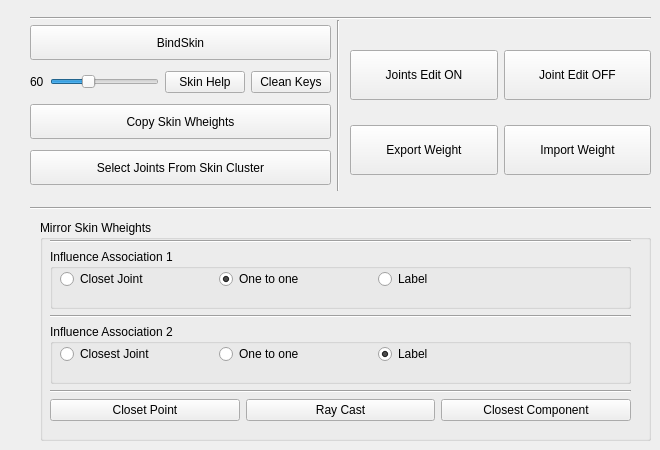
     <widget class="QWidget" name="SkinningTab">
      <attribute name="title">
       <string>Skinning Tools</string>
      </attribute>
      <widget class="QWidget" name="verticalLayoutWidget">
       <property name="geometry">
        <rect>
         <x>30</x>
         <y>20</y>
         <width>301</width>
         <height>174</height>
        </rect>
       </property>
       <layout class="QVBoxLayout" name="verticalLayout_14">
        <item>
         <widget class="QPushButton" name="BindSkinBtn">
          <property name="enabled">
           <bool>true</bool>
          </property>
          <property name="minimumSize">
           <size>
            <width>0</width>
            <height>35</height>
           </size>
          </property>
          <property name="text">
           <string>BindSkin</string>
          </property>
         </widget>
        </item>
        <item>
         <layout class="QHBoxLayout" name="horizontalLayout_25">
          <item>
           <widget class="QLabel" name="label_20">
            <property name="text">
             <string>60</string>
            </property>
           </widget>
          </item>
          <item>
           <widget class="QSlider" name="SkinHelpSlider">
            <property name="minimum">
             <number>1</number>
            </property>
            <property name="maximum">
             <number>180</number>
            </property>
            <property name="value">
             <number>60</number>
            </property>
            <property name="orientation">
             <enum>Qt::Horizontal</enum>
            </property>
           </widget>
          </item>
          <item>
           <widget class="QPushButton" name="SkinHelpButton">
            <property name="text">
             <string>Skin Help</string>
            </property>
           </widget>
          </item>
          <item>
           <widget class="QPushButton" name="CleanKeysBtn">
            <property name="text">
             <string>Clean Keys</string>
            </property>
           </widget>
          </item>
         </layout>
        </item>
        <item>
         <widget class="QPushButton" name="copyButton">
          <property name="enabled">
           <bool>true</bool>
          </property>
          <property name="minimumSize">
           <size>
            <width>0</width>
            <height>35</height>
           </size>
          </property>
          <property name="text">
           <string>Copy Skin Wheights</string>
          </property>
          <property name="icon">
           <iconset resource="Resources/iconResources.qrc">
            <normaloff>:/icon/Copy.png</normaloff>:/icon/Copy.png</iconset>
          </property>
         </widget>
        </item>
        <item>
         <widget class="QPushButton" name="SelecJointsFromBtn">
          <property name="minimumSize">
           <size>
            <width>0</width>
            <height>35</height>
           </size>
          </property>
          <property name="text">
           <string>Select Joints From Skin Cluster</string>
          </property>
          <property name="icon">
           <iconset resource="Resources/iconResources.qrc">
            <normaloff>:/icon/MirrorWeights.png</normaloff>:/icon/MirrorWeights.png</iconset>
          </property>
         </widget>
        </item>
       </layout>
      </widget>
      <widget class="Line" name="line_26">
       <property name="geometry">
        <rect>
         <x>30</x>
         <y>200</y>
         <width>621</width>
         <height>16</height>
        </rect>
       </property>
       <property name="orientation">
        <enum>Qt::Horizontal</enum>
       </property>
      </widget>
      <widget class="Line" name="line_27">
       <property name="geometry">
        <rect>
         <x>30</x>
         <y>10</y>
         <width>621</width>
         <height>16</height>
        </rect>
       </property>
       <property name="orientation">
        <enum>Qt::Horizontal</enum>
       </property>
      </widget>
      <widget class="QWidget" name="verticalLayoutWidget_2">
       <property name="geometry">
        <rect>
         <x>350</x>
         <y>40</y>
         <width>301</width>
         <height>71</height>
        </rect>
       </property>
       <layout class="QGridLayout" name="gridLayout_4">
        <item row="0" column="0">
         <widget class="QPushButton" name="JointsEditOn">
          <property name="minimumSize">
           <size>
            <width>0</width>
            <height>50</height>
           </size>
          </property>
          <property name="text">
           <string>Joints Edit ON</string>
          </property>
          <property name="icon">
           <iconset resource="Resources/iconResources.qrc">
            <normaloff>:/icon/EditOn.png</normaloff>:/icon/EditOn.png</iconset>
          </property>
         </widget>
        </item>
        <item row="0" column="1">
         <widget class="QPushButton" name="JointsEditOff">
          <property name="minimumSize">
           <size>
            <width>0</width>
            <height>50</height>
           </size>
          </property>
          <property name="text">
           <string>Joint Edit OFF</string>
          </property>
          <property name="icon">
           <iconset resource="Resources/iconResources.qrc">
            <normaloff>:/icon/EditOff.png</normaloff>:/icon/EditOff.png</iconset>
          </property>
         </widget>
        </item>
       </layout>
      </widget>
      <widget class="Line" name="line_18">
       <property name="geometry">
        <rect>
         <x>330</x>
         <y>20</y>
         <width>16</width>
         <height>171</height>
        </rect>
       </property>
       <property name="orientation">
        <enum>Qt::Vertical</enum>
       </property>
      </widget>
      <widget class="QGroupBox" name="groupBox">
       <property name="geometry">
        <rect>
         <x>40</x>
         <y>220</y>
         <width>611</width>
         <height>221</height>
        </rect>
       </property>
       <property name="title">
        <string>Mirror Skin Wheights</string>
       </property>
       <widget class="QWidget" name="layoutWidget">
        <property name="geometry">
         <rect>
          <x>10</x>
          <y>20</y>
          <width>581</width>
          <height>181</height>
         </rect>
        </property>
        <layout class="QVBoxLayout" name="verticalLayout_19">
         <item>
          <widget class="Line" name="line_32">
           <property name="orientation">
            <enum>Qt::Horizontal</enum>
           </property>
          </widget>
         </item>
         <item>
          <widget class="QGroupBox" name="groupBox_2">
           <property name="title">
            <string>Influence Association 1</string>
           </property>
           <widget class="QWidget" name="horizontalLayoutWidget_3">
            <property name="geometry">
             <rect>
              <x>10</x>
              <y>20</y>
              <width>471</width>
              <height>21</height>
             </rect>
            </property>
            <layout class="QHBoxLayout" name="horizontalLayout_39">
             <item>
              <widget class="QRadioButton" name="closetJoint01">
               <property name="text">
                <string>Closet Joint</string>
               </property>
              </widget>
             </item>
             <item>
              <widget class="QRadioButton" name="oneToOne01">
               <property name="text">
                <string>One to one</string>
               </property>
               <property name="checked">
                <bool>true</bool>
               </property>
              </widget>
             </item>
             <item>
              <widget class="QRadioButton" name="label01">
               <property name="text">
                <string>Label</string>
               </property>
              </widget>
             </item>
            </layout>
           </widget>
          </widget>
         </item>
         <item>
          <widget class="Line" name="line_25">
           <property name="orientation">
            <enum>Qt::Horizontal</enum>
           </property>
          </widget>
         </item>
         <item>
          <widget class="QGroupBox" name="groupBox_3">
           <property name="title">
            <string>Influence Association 2</string>
           </property>
           <widget class="QWidget" name="horizontalLayoutWidget_4">
            <property name="geometry">
             <rect>
              <x>10</x>
              <y>20</y>
              <width>471</width>
              <height>21</height>
             </rect>
            </property>
            <layout class="QHBoxLayout" name="horizontalLayout_42">
             <item>
              <widget class="QRadioButton" name="closetJoint02">
               <property name="text">
                <string>Closest Joint</string>
               </property>
              </widget>
             </item>
             <item>
              <widget class="QRadioButton" name="oneToOne02">
               <property name="text">
                <string>One to one</string>
               </property>
              </widget>
             </item>
             <item>
              <widget class="QRadioButton" name="label02">
               <property name="text">
                <string>Label</string>
               </property>
               <property name="checked">
                <bool>true</bool>
               </property>
              </widget>
             </item>
            </layout>
           </widget>
          </widget>
         </item>
         <item>
          <widget class="Line" name="line_29">
           <property name="orientation">
            <enum>Qt::Horizontal</enum>
           </property>
          </widget>
         </item>
         <item>
          <layout class="QHBoxLayout" name="horizontalLayout_31">
           <item>
            <widget class="QPushButton" name="Mirror1">
             <property name="enabled">
              <bool>true</bool>
             </property>
             <property name="text">
              <string>Closet Point</string>
             </property>
             <property name="icon">
              <iconset resource="Resources/iconResources.qrc">
               <normaloff>:/icon/Mirror.png</normaloff>:/icon/Mirror.png</iconset>
             </property>
            </widget>
           </item>
           <item>
            <widget class="QPushButton" name="Mirror2">
             <property name="enabled">
              <bool>true</bool>
             </property>
             <property name="text">
              <string>Ray Cast</string>
             </property>
             <property name="icon">
              <iconset resource="Resources/iconResources.qrc">
               <normaloff>:/icon/Mirror.png</normaloff>:/icon/Mirror.png</iconset>
             </property>
            </widget>
           </item>
           <item>
            <widget class="QPushButton" name="Mirror3">
             <property name="enabled">
              <bool>true</bool>
             </property>
             <property name="text">
              <string>Closest Component</string>
             </property>
             <property name="icon">
              <iconset resource="Resources/iconResources.qrc">
               <normaloff>:/icon/Mirror.png</normaloff>:/icon/Mirror.png</iconset>
             </property>
            </widget>
           </item>
          </layout>
         </item>
        </layout>
       </widget>
      </widget>
      <widget class="QWidget" name="horizontalLayoutWidget">
       <property name="geometry">
        <rect>
         <x>350</x>
         <y>120</y>
         <width>301</width>
         <height>61</height>
        </rect>
       </property>
       <layout class="QHBoxLayout" name="horizontalLayout_44">
        <item>
         <widget class="QPushButton" name="ExportWeightBtn">
          <property name="minimumSize">
           <size>
            <width>0</width>
            <height>50</height>
           </size>
          </property>
          <property name="text">
           <string>Export Weight</string>
          </property>
         </widget>
        </item>
        <item>
         <widget class="QPushButton" name="ImportWeightBtn">
          <property name="minimumSize">
           <size>
            <width>0</width>
            <height>50</height>
           </size>
          </property>
          <property name="text">
           <string>Import Weight</string>
          </property>
         </widget>
        </item>
       </layout>
      </widget>
     </widget>
